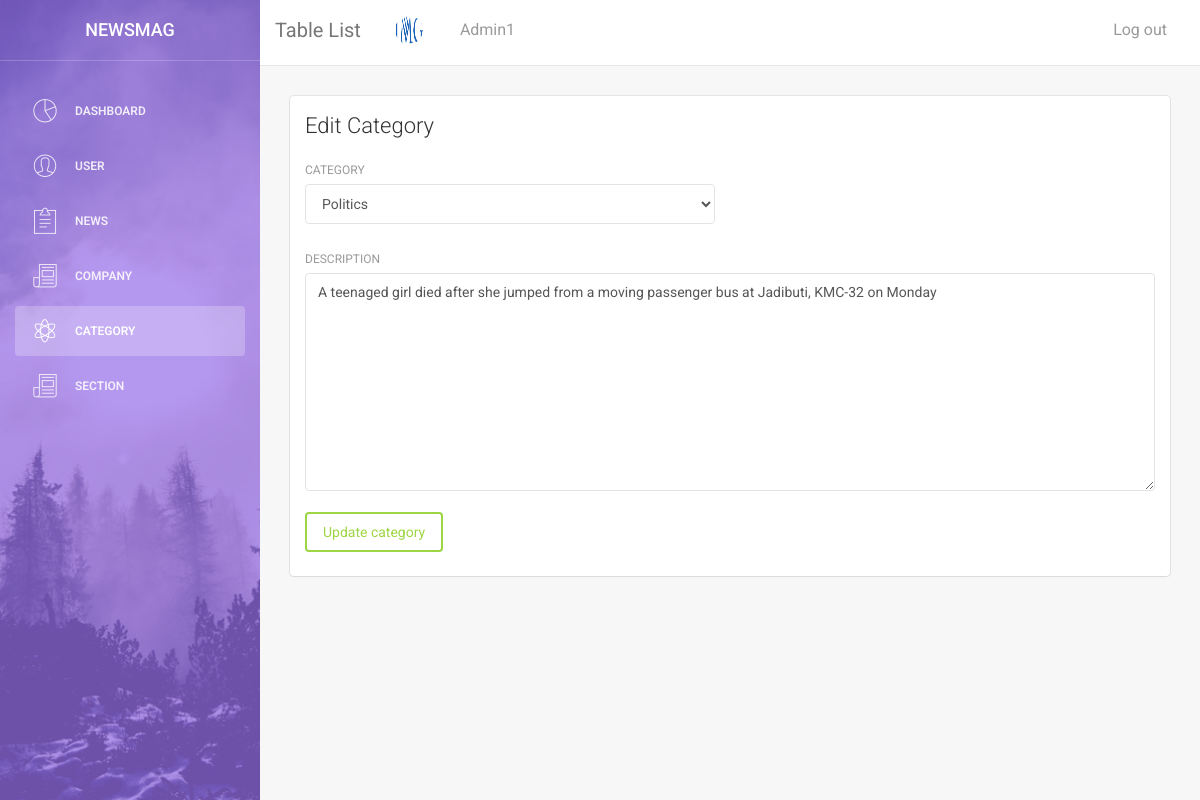
Page /admin/Categoryedit.php?id=13 (signed in) on the committed database.
### tables this page shows
CREATE TABLE `myuser` (
  `status` int(11) NOT NULL DEFAULT '0',
  `id` int(11) NOT NULL,
  `user` varchar(60) NOT NULL,
  `password` varchar(60) NOT NULL,
  `email` varchar(60) NOT NULL,
  `number` varchar(60) NOT NULL,
  `media` varchar(69) NOT NULL
);

CREATE TABLE `news_table` (
  `id` int(11) NOT NULL,
  `categoryname` varchar(60) NOT NULL,
  `description` longtext NOT NULL
);

### admin/valid.php (called while the page is built, shortened)
<?php
if(isset($_COOKIE['username'])){
	$userPass = $_COOKIE['username'];
}else{
	$userPass = $_SESSION['username'];
}
$objs = new Connection();
$objs->connect();
			$sql = "SELECT * FROM  `myuser` WHERE `email` = '".$userPass."'";
			$query = $objs::$con->query($sql);
			$db_value = $query->fetch(PDO::FETCH_ASSOC);
?>

### admin/Categoryedit.php (the view, shortened to what this page needs)
<?php
require_once('valid.php');
?>
<?php
 $id = $_GET['id'];
$dbcon = new Connection();
$dbcon->connect();
$result = $dbcon::$con->query("SELECT * FROM news_table WHERE id ={$id}");
$data = $result->fetch(PDO::FETCH_ASSOC);
?>
<!doctype php>
<php lang="en">
<head>
    <link href="assets/css/bootstrap.min.css" rel="stylesheet" />
        <link href="assets/css/animate.min.css" rel="stylesheet"/>
    <link href="assets/css/light-bootstrap-dashboard.css" rel="stylesheet"/>
    <link href="assets/css/demo.css" rel="stylesheet" />
    <link href="http://maxcdn.bootstrapcdn.com/font-awesome/4.2.0/css/font-awesome.min.css" rel="stylesheet">
    <link href="assets/css/pe-icon-7-stroke.css" rel="stylesheet" />
</head>
<body>
    <div class="wrapper">
        <div class="sidebar">
            <div class="sidebar-wrapper" style="background-image: url('assets/img/sidebar-5.jpg');
            background-repeat: no-repeat; background-position: center; background-size: cover;">
            <div style="background: rgba(147,104,233,0.68); height: 100vh">
                <div class="logo">
                    <a href="#" class="simple-text">
                        NEWSMAG
                    </a>
                </div>
                <ul class="nav">
                   <li>
                    <a href="dashboard.php">
                        <i class="pe-7s-graph"></i>
                        <p>Dashboard</p>
                    </a>
                </li>
                <li>
                    <a href="usertable.php">
                        <i class="pe-7s-user"></i>
                        <p>User</p>
                    </a>
                </li>
                <li>
                    <a href="Newstable.php">
                        <i class="pe-7s-note2"></i>
                        <p>News</p>
                    </a>
                </li>
                <li>
                    <a href="Companytable.php">
                        <i class="pe-7s-news-paper"></i>
                        <p>Company</p>
                    </a>
                </li>
                <li class="active">
                    <a href="Categorytable.php">
                        <i class="pe-7s-science"></i>
                        <p>Category</p>
                    </a>
                </li>
                <li>
                    <a href="sectiontable.php">
                        <i class="pe-7s-news-paper"></i>
                        <p>section</p>
                    </a>
                </li>
            </ul>
        </div>
    </div>
</div>
<div class="main-panel">
    <nav class="navbar navbar-default navbar-fixed">
        <div class="container-fluid">
            <div class="navbar-header">
                <a class="navbar-brand" href="#">Table List</a>
            </div>
            <div class="collapse navbar-collapse">
                <ul class="nav navbar-nav navbar-left">
                    <li>
                       <a href="">
                         <img src="assets/img/<?php echo $db_value['media'];?>" width="30px" height="30px" style="border-radius: 100%; border: 1px solid #fff; margin-top: -5px">
                    </a>
                </li>
                <li>
                            <a href="#">
                                <?php
        echo ucfirst($db_value['user']);
    ?>
                            </a>
                        </li>
            </ul>
            <ul class="nav navbar-nav navbar-right">
                <li>
                    <a href="logout.php">
                        Log out
                    </a>
                </li>
            </ul>
        </div>
    </div>
</nav>
<div class="content">
    <div class="container-fluid">
        <div class="row">
            <div class="col-md-12">
                <div class="card">
                    <div class="header">
                        <h4 class="title">Edit Category</h4>
                    </div>
                    <div class="content">
                        <form method="post" action="function.php" enctype="multipart/form-data">
                            <div class="row">
                                <div class="col-md-6">
                                    <div class="form-group">
                                        <label>Category</label>
                    <select class="form-control" name="categoryname">
                        <option value="politics" <?php if($data['categoryname'] == 'politics'){ ?> selected <?php }?> >Politics</option>
                    </select>
                                    </div>
                                </div>
                            </div>
                            <div class="row">
                                <div class="col-md-12 form-group">
                                    <label>Description</label>
                                    <textarea name="description" id="ckeditor" class="form-control" rows="10"><?php echo $data['description']; ?></textarea>
                                </div>
                            </div>
                            <button type="submit" class="btn btn-success" name="news_edit" value="edit">Update category</button>
                        </form>
                    </div>
                </div>
            </div>
        </div>
    </div>
</div>
</div>
</div>
</body>
</php>

### rows in the picture
myuser: media (picture), user "Admin1"
news_table: description "A teenaged girl died after she jumped from a moving passenger bus at Jadibuti, KMC-32 on Monday"
